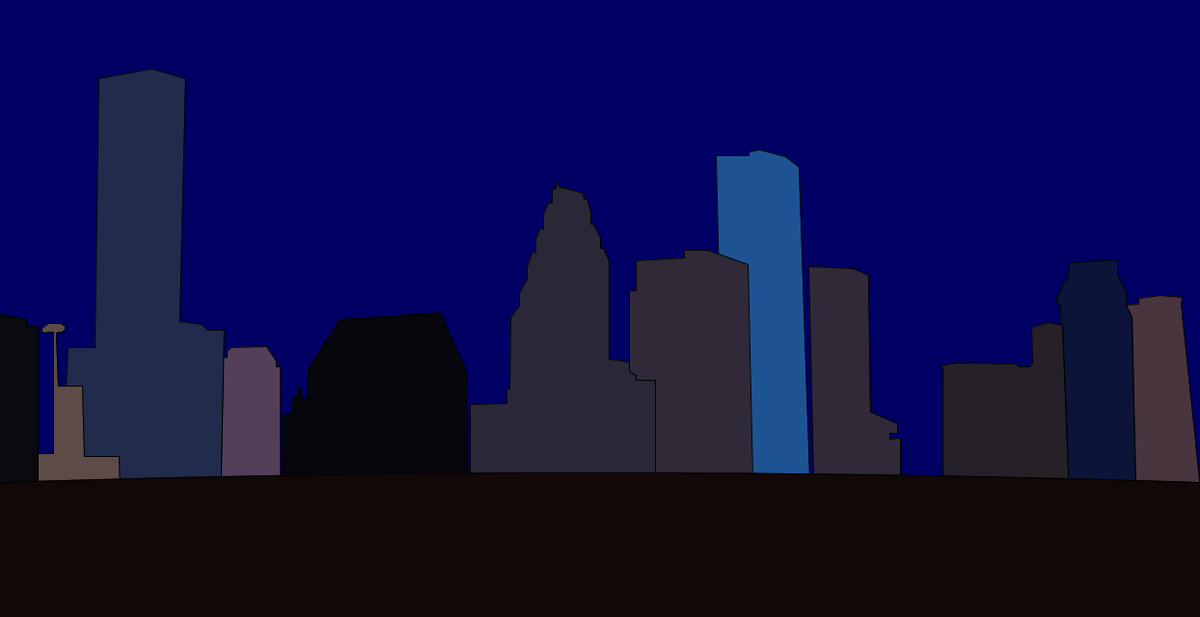
Frame 1 (no input)
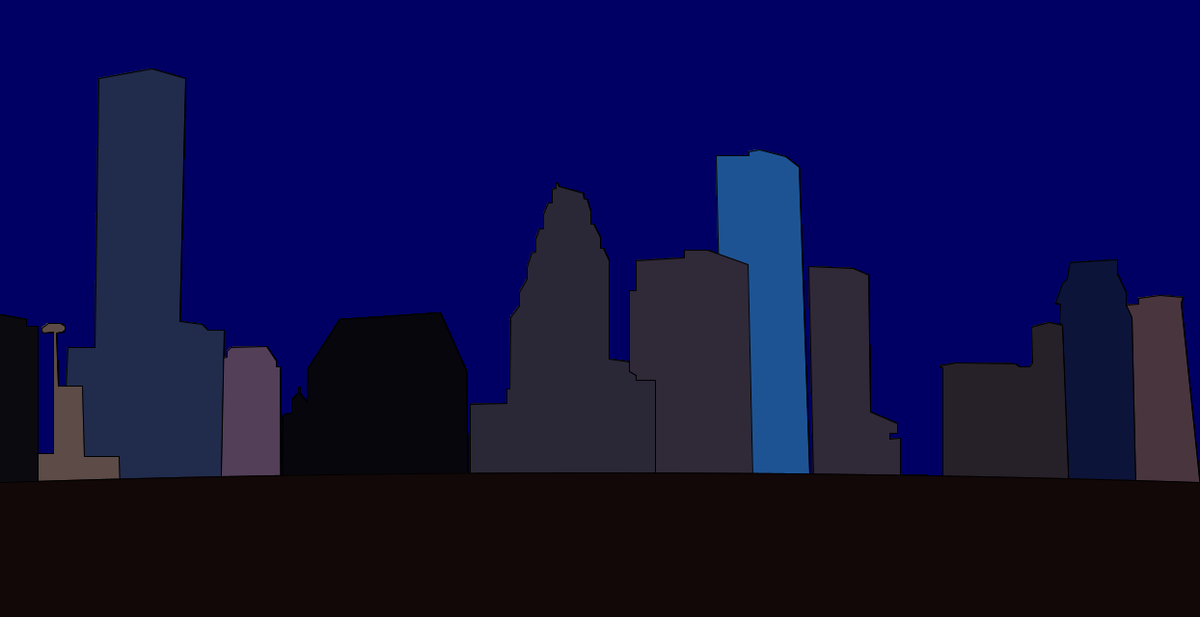
Frame 60 (the mouse pressed at the canvas centre just before this capture)
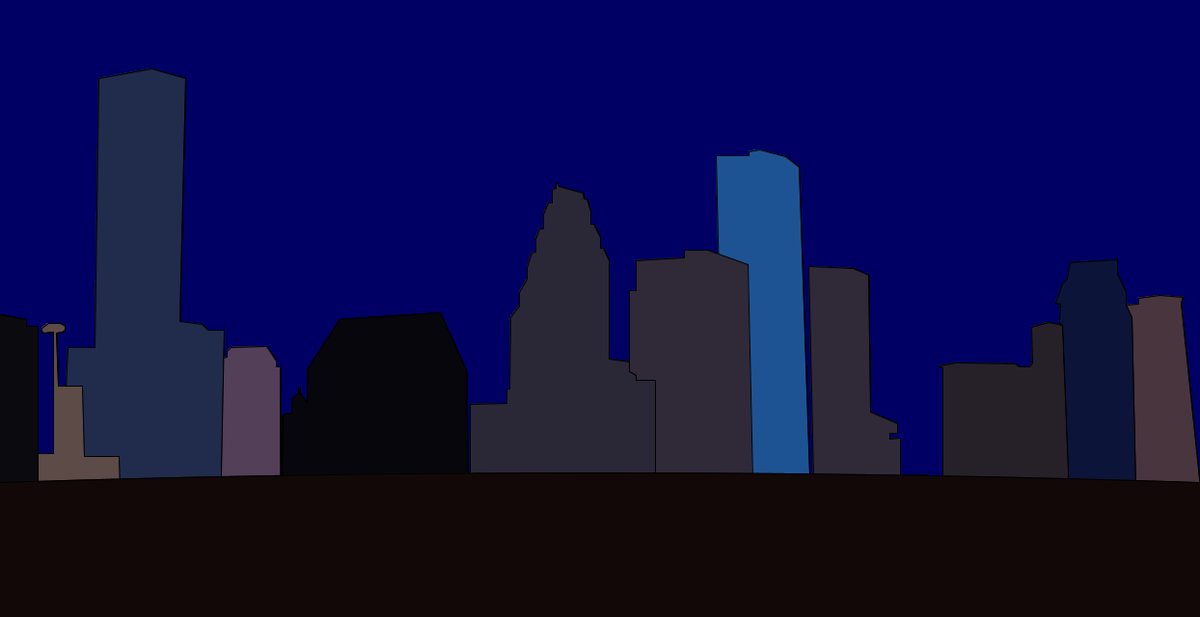
Frame 120 (the mouse held since frame 60 and released just before this capture)

The Processing sketch that drew these frames (run headless with seeded random() and noise(); from frame 60 on, the mouse is pressed at the canvas centre):

// Processing sketch: lab_02_skyline
// ── lab_02_skyline.pde
/*
 * Name: Jane Student
 * ID# : 123456
 * Lab : Skyline
 *
 * @authors Aaron Cadle and DiVonte Gorham. 
 * Licensed under Creative Commons (CC BY-SA 3.0)
 * You are free to modify, share, and redistribute this code
 * but you may not charge for it. Please leave the authorship
 * and license information intact.
 *
 */
 
void setup()
{
  color topColor = color(0, 0, 100);
  color bottomColor = color(255, 248, 10);
  float gradeFactor;
  
  size(1244, 640);
  background(topColor);
  //NOTE GRADIENT CODE BELOW CAN BE LEFT OUT IF DESIRED
//  loadPixels();
//  for (int i = 0;i<pixels.length; i++)
//  {
//    float r= red(pixels[i]);
//    float g= green(pixels[i]);
//    float b= blue(pixels[i]);
//
//    float r2 = red(bottomColor);
//    float g2 = green(bottomColor);
//    float b2 = blue(bottomColor);
//
//    r = r * (pixels.length - i) / pixels.length + ((r2 * i) / pixels.length);
//    g = g * (pixels.length - i) / pixels.length + ((g2 * i) / pixels.length);
//    b = b * (pixels.length - i) / pixels.length + ((b2 * i) / pixels.length);
//    pixels[i] = color(r, g, b);
//  }
//  updatePixels();
}


//Original Source Photo URL:
 //http://med.uth.tmc.edu/administration/dean/artwall/auction/images/FangHoustonSkyline.JPG
 //Found on January 29,2012 on the webpage:
 //http://med.uth.tmc.edu/administration/dean/artwall/auction/auction-2009-bid.html
void draw()
 { 
   //building11
     fill(#49353E);
     beginShape();
       vertex(1180,height);
       vertex(1173,height-311);
       vertex(1167,height-324);
       vertex(1180,height-325);
       vertex(1180,height-331);
       vertex(1202,height-334);
       vertex(1226,height-332);
       vertex(1224,height-326);
       vertex(1258,height);
     endShape();
   //building10
     fill(#0C1439);
     beginShape();
       vertex(1113,height);
       vertex(1101,height-303);
       vertex(1098,height-306);
       vertex(1099,height-325);
       vertex(1094,height-326);
       vertex(1101,height-346);
       vertex(1106,height-351);
       vertex(1109,height-368);
       vertex(1158,height-371);
       vertex(1158,height-356);
       vertex(1167,height-337);
       vertex(1167,height-324);
       vertex(1173,height-311);
       vertex(1180,height);
     endShape();
   //building9
     fill(#262128);
     beginShape();
       vertex(959,height);
       vertex(959,height-10);
       vertex(977,height-10);
       vertex(977,height-259);
       vertex(974,height-260);
       vertex(974,height-261);
       vertex(991,height-264);
       vertex(1052,height-263);
       vertex(1056,height-260);
       vertex(1067,height-260);
       vertex(1070,height-264);
       vertex(1069,height-301);
       vertex(1087,height-306);
       vertex(1101,height-303);
       vertex(1113,height);
     endShape();
   //building8
     fill(#1E5393);
     beginShape();
       vertex(753,height);
       vertex(742,height-479);
       vertex(776,height-479);
       vertex(776,height-483);
       vertex(787,height-485);
       vertex(814,height-478);
       vertex(828,height-467);
       vertex(844,height);
     endShape();
   //building7
     fill(#302938);
     beginShape();
       vertex(679,height);
       vertex(679,height-246);
       vertex(659,height-246);
       vertex(659,height-251);
       vertex(652,height-255);
       vertex(652,height-265);
       vertex(652,height-268);
       vertex(652,height-339);
       vertex(659,height-339);
       vertex(659,height-370);
       vertex(709,height-373);
       vertex(709,height-381);
       vertex(733,height-381);
       vertex(775,height-366);
       vertex(780,height-142);
       vertex(843,height-143);
       vertex(838,height-364);
       vertex(884,height-362);
       vertex(900,height-355);
       vertex(902,height-213);
       vertex(930,height-201);
       vertex(930,height-191);
       vertex(922,height-191);
       vertex(922,height-185);
       vertex(933,height-186);
       vertex(933,height-142);
       vertex(959,height-134);
       vertex(959,height);
     endShape();
   //building6
     fill(#2A2737);
     beginShape();
       vertex(487,height);
       vertex(487,height-221);
       vertex(525,height-222);
       vertex(525,height-237);
       vertex(528,height-237);
       vertex(529,height-311);
       vertex(538,height-323);
       vertex(538,height-337);
       vertex(546,height-351);
       vertex(546,height-363);
       vertex(551,height-378);
       vertex(555,height-379);
       vertex(555,height-392);
       vertex(559,height-403);
       vertex(563,height-403);
       vertex(563,height-418);
       vertex(568,height-430);
       vertex(572,height-430);
       vertex(572,height-444);
       vertex(576,height-445);
       vertex(576,height-451);
       vertex(577,height-451);
       vertex(579,height-447);
       vertex(604,height-440);
       vertex(605,height-434);
       vertex(608,height-434);
       vertex(612,height-421);
       vertex(612,height-408);
       vertex(615,height-408);
       vertex(622,height-394);
       vertex(622,height-383);
       vertex(625,height-383);
       vertex(631,height-370);
       vertex(631,height-268);
       vertex(652,height-265);
       vertex(652,height-255);
       vertex(659,height-251);
       vertex(659,height-246);
       vertex(679,height-246);
       vertex(679,height);
     endShape();
   //building5
     fill(#07060c);
     beginShape();
       vertex(291,height);
       vertex(293,height-210);
       vertex(302,height-212);
       vertex(302,height-226);
       vertex(309,height-232);
       vertex(309,height-239);
       vertex(311,height-239);
       vertex(311,height-232);
       vertex(318,height-223);
       vertex(319,height-258);
       vertex(352,height-309);
       vertex(456,height-316);
       vertex(483,height-256);
       vertex(487,height);
     endShape();
   //building4
     fill(#533F58);
     beginShape();
       vertex(226,height);
       vertex(231,height-269);
       vertex(235,height-270);
       vertex(235,height-276);
       vertex(239,height-280);
       vertex(276,height-281);
       vertex(286,height-266);
       vertex(286,height-260);
       vertex(290,height-260);
       vertex(291,height);
     endShape();
   //building3
     fill(#212B4C);
     beginShape();
       vertex(57,height);
       vertex(70,height-280);
       vertex(98,height-280);
       vertex(102,height-559);
       vertex(157,height-569);
       vertex(192,height-559);
       vertex(186,height-307);
       vertex(209,height-304);
       vertex(215,height-298);
       vertex(232,height-298);
       vertex(226,height);
     endShape(); 
   //building2
     fill(#5c4b47);
     beginShape();
       vertex(39,height);
       vertex(39,height-170);
       vertex(55,height-170);
       vertex(55,height-296);
       vertex(45,height-295);
       vertex(43,height-297);
       vertex(43,height-300);
       vertex(50,height-305);
       vertex(62,height-305);
       vertex(67,height-302);
       vertex(67,height-298);
       vertex(64,height-296);
       vertex(58,height-295);
       vertex(60,height-240);
       vertex(85,height-240);
       vertex(87,height-167);
       vertex(123,height-167);
       vertex(128,height);
     endShape();
   //building1
     fill(#0b0a0f);
     beginShape();
       vertex(0,height-314);
       vertex(27,height-309);
       vertex(27,height-302);
       vertex(39,height-302);
       vertex(39,height);
       vertex(0,height);
     endShape();
   //freewayArea
     fill(#120808);
     ellipse(width/2,height+170,width*4,height);
 }
